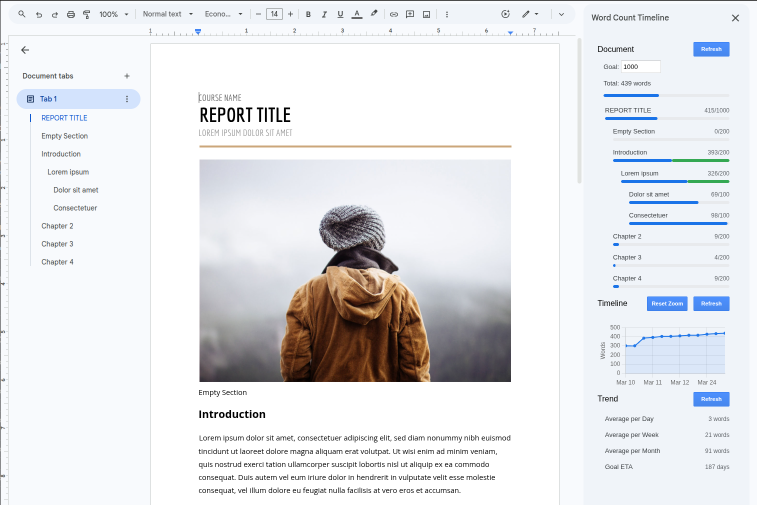
#> input picture docs/word-count-timeline-screenshot.png, 1514 x 1009 px, found by its file name (shown at 1/2 size)
$ python annotate_screenshot.py
#> lines starting #> are read from the running program, lines starting #| are printed output that depends on the picture
from PIL import Image, ImageDraw, ImageFont
import os

# Load the image
img_path = 'docs/word-count-timeline-screenshot.png'
output_path = 'docs/word-count-timeline-annotated.png'

try:
    img = Image.open(img_path).convert('RGB')
    draw = ImageDraw.Draw(img)
except Exception as e:
    print(f"Error loading image: {e}")
    exit(1)

# Define features: (x1, y1, x2, y2, label)
features = [
    (1160, 80, 1495, 190, "Overall progress"),
    (1160, 200, 1495, 570, "Section progress"),
    (1160, 580, 1495, 770, "Progress over time"),
    (1160, 780, 1495, 980, "Progress trends")
]

# Try to load a font, fallback to default
try:
    font = ImageFont.truetype("/usr/share/fonts/truetype/dejavu/DejaVuSans-Bold.ttf", 28)
except:
    font = ImageFont.load_default()

for (x1, y1, x2, y2, label) in features:
    # Draw rectangle
    draw.rectangle([x1, y1, x2, y2], outline="red", width=5)

    # Calculate vertical center of the box
    y_center = (y1 + y2) // 2

    # Calculate text position (to the left of the box)
    text_bbox = draw.textbbox((0, 0), label, font=font)
    text_width = text_bbox[2] - text_bbox[0]
    text_height = text_bbox[3] - text_bbox[1]

    label_x = x1 - text_width - 100  # 100 pixels gap for the arrow
    label_y = y_center - (text_height // 2)

    # Draw label text in red
    draw.text((label_x, label_y), label, fill="red", font=font)

    # Draw arrow from text to box
    arrow_start = (label_x + text_width + 10, y_center)
    arrow_end = (x1 - 10, y_center)
    draw.line([arrow_start, arrow_end], fill="red", width=3)

    # Simple arrow head
    head_size = 10
    draw.polygon([
        arrow_end,
        (arrow_end[0] - head_size, arrow_end[1] - head_size),
        (arrow_end[0] - head_size, arrow_end[1] + head_size)
    ], fill="red")
#> this loop made 4 passes
#> (text_bbox, text_width, label_x, label_y, arrow_start) on passes 1 to 4: ((0, 5, 262, 32), 262, 798, 122, (1070, 135)), ((0, 5, 267, 32), 267, 793, 372, (1070, 385)), ((0, 5, 301, 32), 301, 759, 662, (1070, 675)), ((0, 5, 252, 32), 252, 808, 867, (1070, 880))

# Save the annotated image
img.save(output_path)
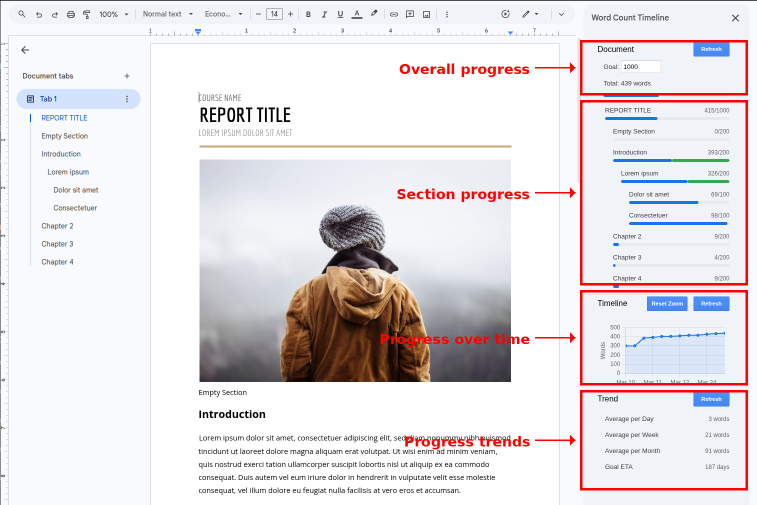
#> saved as word-count-timeline-annotated.png: PIL image 1514x1009 RGB (shown at 1/2 size); mean R, G, B 229.5, 225, 227.7
print(f"Annotated image saved to {output_path}")
